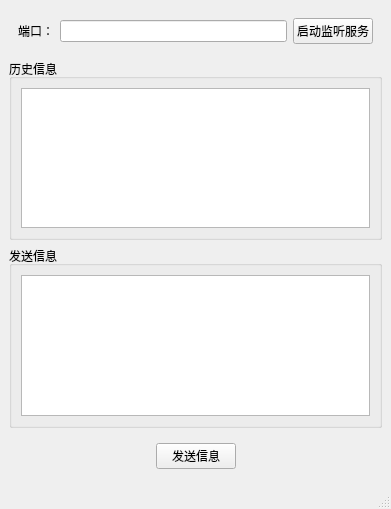
<?xml version="1.0" encoding="UTF-8"?>
<ui version="4.0">
 <class>MainWindow</class>
 <widget class="QMainWindow" name="MainWindow">
  <property name="geometry">
   <rect>
    <x>0</x>
    <y>0</y>
    <width>391</width>
    <height>509</height>
   </rect>
  </property>
  <property name="windowTitle">
   <string>TCP-服务端</string>
  </property>
  <widget class="QWidget" name="centralwidget">
   <layout class="QVBoxLayout" name="verticalLayout_3">
    <item>
     <widget class="QWidget" name="widget" native="true">
      <layout class="QHBoxLayout" name="horizontalLayout">
       <item>
        <widget class="QLabel" name="label">
         <property name="text">
          <string>端口：</string>
         </property>
        </widget>
       </item>
       <item>
        <widget class="QLineEdit" name="port"/>
       </item>
       <item>
        <widget class="QPushButton" name="setListen">
         <property name="text">
          <string>启动监听服务</string>
         </property>
        </widget>
       </item>
      </layout>
     </widget>
    </item>
    <item>
     <widget class="QGroupBox" name="groupBox">
      <property name="title">
       <string>历史信息</string>
      </property>
      <layout class="QVBoxLayout" name="verticalLayout">
       <item>
        <widget class="QTextEdit" name="record"/>
       </item>
      </layout>
     </widget>
    </item>
    <item>
     <widget class="QGroupBox" name="groupBox_2">
      <property name="title">
       <string>发送信息</string>
      </property>
      <layout class="QVBoxLayout" name="verticalLayout_2">
       <item>
        <widget class="QTextEdit" name="msg"/>
       </item>
      </layout>
     </widget>
    </item>
    <item>
     <widget class="QWidget" name="widget_2" native="true">
      <layout class="QHBoxLayout" name="horizontalLayout_2">
       <item>
        <spacer name="horizontalSpacer">
         <property name="orientation">
          <enum>Qt::Horizontal</enum>
         </property>
         <property name="sizeHint" stdset="0">
          <size>
           <width>129</width>
           <height>20</height>
          </size>
         </property>
        </spacer>
       </item>
       <item>
        <widget class="QPushButton" name="sendMsg">
         <property name="text">
          <string>发送信息</string>
         </property>
        </widget>
       </item>
       <item>
        <spacer name="horizontalSpacer_2">
         <property name="orientation">
          <enum>Qt::Horizontal</enum>
         </property>
         <property name="sizeHint" stdset="0">
          <size>
           <width>128</width>
           <height>20</height>
          </size>
         </property>
        </spacer>
       </item>
      </layout>
     </widget>
    </item>
   </layout>
  </widget>
  <widget class="QMenuBar" name="menubar">
   <property name="geometry">
    <rect>
     <x>0</x>
     <y>0</y>
     <width>391</width>
     <height>22</height>
    </rect>
   </property>
  </widget>
  <widget class="QStatusBar" name="statusbar"/>
 </widget>
 <resources/>
 <connections/>
</ui>
